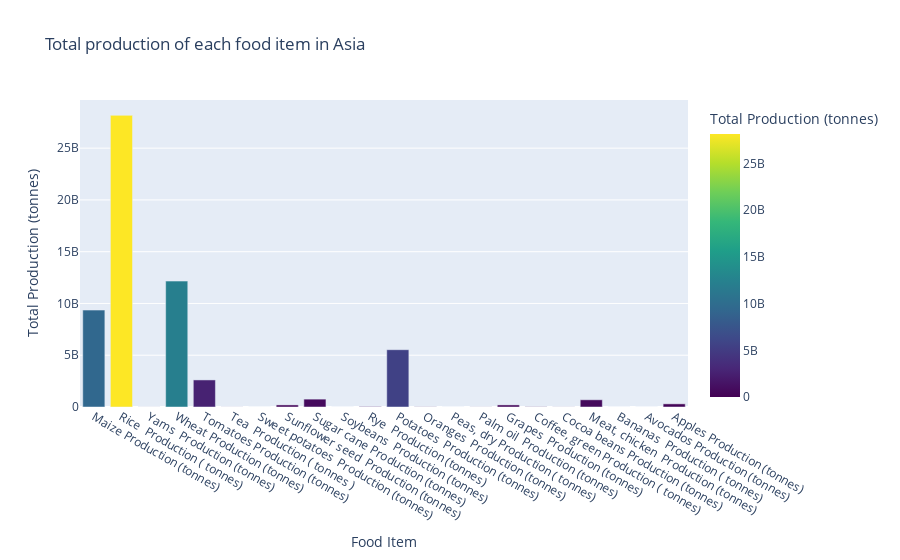

Write notebook code for a chart like this one.
### Markdown cell above
#### Total Production of each food in 'Asia'

### Code cell
import plotly.express as px

# Filter the dataset for China
asia_data = df[df['Entity'] == 'Asia'] # You can add any Entity which you want

# Aggregate the data to get the total production of each food item
total_production_asia = asia_data.sum(numeric_only=True)

# Drop the 'Year' column from the aggregation
total_production_asia = total_production_asia.drop(['Year'])

# Reset index to convert Series to DataFrame
total_production_asia = total_production_asia.reset_index()
total_production_asia.columns = ['Food Item', 'Total Production (tonnes)']

# Create the bar plot
fig = px.bar(total_production_asia,
            x='Food Item',
            y='Total Production (tonnes)',
            title='Total production of each food item in Asia',
            labels={'Food Item': 'Food Item', 'Total Production (tonnes)': 'Total Production (tonnes)'},
            color='Total Production (tonnes)',  # Optional: to color bars based on production value
            color_continuous_scale='Viridis')  # Optional: choose a color scale

# Show the plot
fig.show()

### Figure 1 — Plotly figure (JSON) as saved in the notebook; plotly's stock layout.template omitted (floating-point values rounded to 4 significant figures)
{"data": [{"alignmentgroup": "True", "hovertemplate": "Food Item=%{x}<br>Total Production (tonnes)=%{marker.color}<extra></extra>", "legendgroup": "", "marker": {"color": [9360408024, 28167504010, 4779000.0, 12160153404, 2614091964, 5553073, 35020.0, 198700000.0, 759071454, 1427423, 35940000.0, 5533989410, 16100000.0, 1452000.0, 8508986, 198730235, 21024819, 9056969, 696800000.0, 665600.0, 1503000.0, 303429346], "coloraxis": "coloraxis", "pattern": {"shape": ""}}, "name": "", "offsetgroup": "", "orientation": "v", "showlegend": false, "textposition": "auto", "type": "bar", "x": ["Maize Production (tonnes)", "Rice  Production ( tonnes)", "Yams  Production (tonnes)", "Wheat Production (tonnes)", "Tomatoes Production (tonnes)", "Tea  Production ( tonnes )", "Sweet potatoes  Production (tonnes)", "Sunflower seed  Production (tonnes)", "Sugar cane Production (tonnes)", "Soybeans  Production (tonnes)", "Rye  Production (tonnes)", "Potatoes  Production (tonnes)", "Oranges  Production (tonnes)", "Peas, dry Production ( tonnes)", "Palm oil  Production (tonnes)", "Grapes  Production (tonnes)", "Coffee, green Production ( tonnes)", "Cocoa beans Production (tonnes)", "Meat, chicken  Production (tonnes)", "Bananas  Production ( tonnes)", "Avocados Production (tonnes)", "Apples Production (tonnes)"], "xaxis": "x", "y": [9360408024, 28167504010, 4779000.0, 12160153404, 2614091964, 5553073, 35020.0, 198700000.0, 759071454, 1427423, 35940000.0, 5533989410, 16100000.0, 1452000.0, 8508986, 198730235, 21024819, 9056969, 696800000.0, 665600.0, 1503000.0, 303429346], "yaxis": "y"}], "layout": {"barmode": "relative", "coloraxis": {"colorbar": {"title": {"text": "Total Production (tonnes)"}}, "colorscale": [[0, "#440154"], [0.1111, "#482878"], [0.2222, "#3e4989"], [0.3333, "#31688e"], [0.4444, "#26828e"], [0.5556, "#1f9e89"], [0.6667, "#35b779"], [0.7778, "#6ece58"], [0.8889, "#b5de2b"], [1, "#fde725"]]}, "legend": {"tracegroupgap": 0}, "title": {"text": "Total production of each food item in Asia"}, "xaxis": {"anchor": "y", "domain": [0, 1], "title": {"text": "Food Item"}}, "yaxis": {"anchor": "x", "domain": [0, 1], "title": {"text": "Total Production (tonnes)"}}}}
